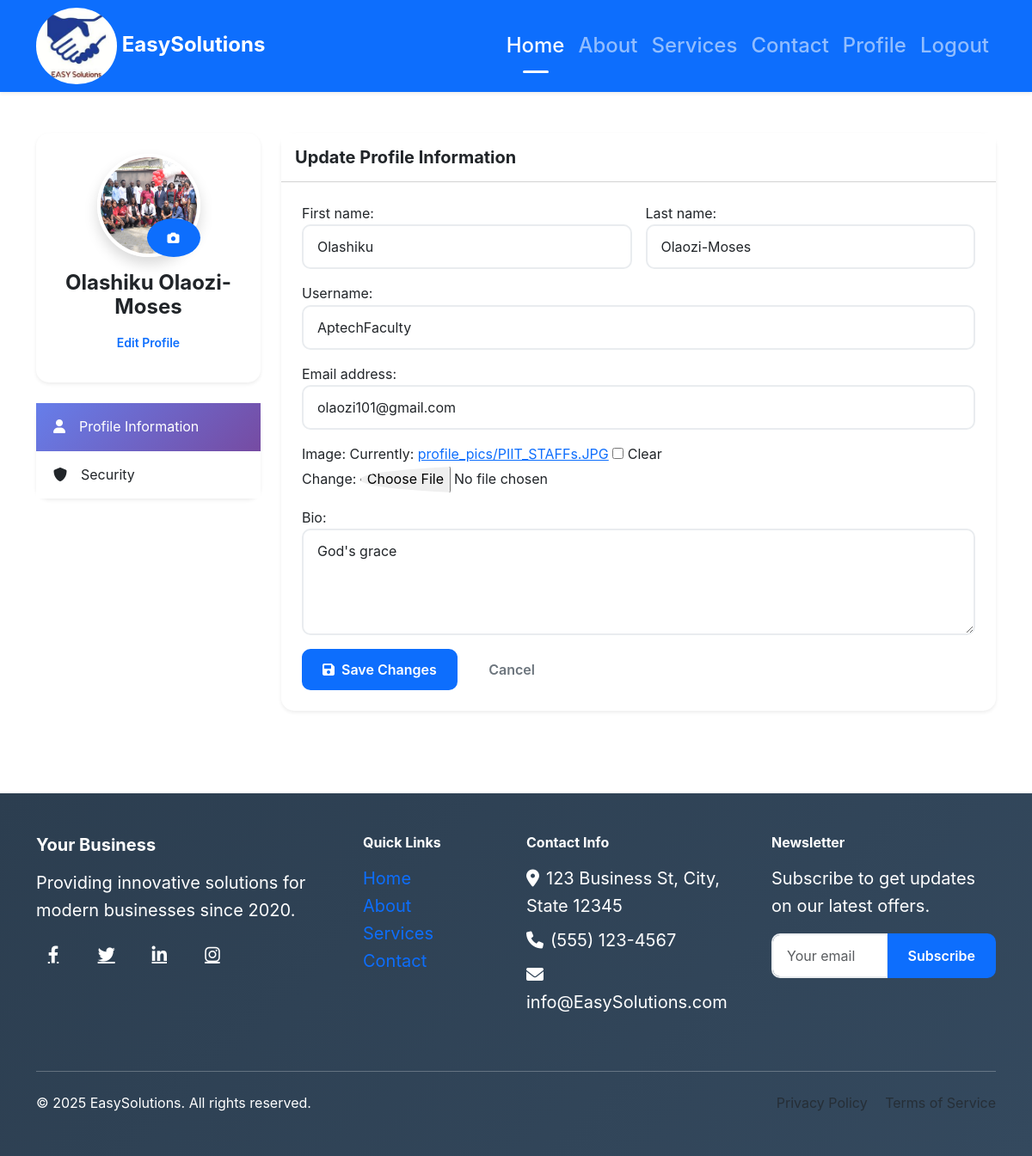
Page /accounts/profile/ (signed in) on the committed database.
### accounts/models.py (models this page shows, shortened)
class Profile(models.Model):
    user = models.OneToOneField(User, on_delete=models.CASCADE)
    image = models.ImageField(upload_to='profile_pics/', blank=True, null=True)
    bio = models.TextField(blank=True)
    newsletter_subscribed = models.BooleanField(default=False)

### accounts/views.py (the view)
# urls.py: path('profile/', views.profile_view, name='profile'),
@login_required
def profile_view(request):
    user =request.user
    profile = user.profile
    if request.method == 'POST':
        u_form = UserUpdateForm(request.POST, instance=user)
        p_form = ProfileUpdateForm(request.POST, request.FILES, instance=profile)
        if u_form.is_valid() and p_form.is_valid():
            u_form.save()
            p_form.save()
            messages.success(request, "Your profile has been updated successfully ✅")
            return redirect('profile')
    else:
        u_form = UserUpdateForm(instance=user)
        p_form = ProfileUpdateForm(instance=profile)
    context = {
        'u_form': u_form,
        'p_form': p_form
    }
    return render(request, 'accounts/profile_page.html', context)

### accounts/forms.py
class UserUpdateForm(forms.ModelForm):
    class Meta:
        model = User
        fields = ['username', 'first_name', 'last_name', 'email']
        widgets = {}
        for field in fields:
            widgets.update({field: forms.TextInput(attrs={'class':'form-control'})})

class ProfileUpdateForm(forms.ModelForm):
    class Meta:
        model = Profile
        fields = ['image', 'bio']
        widgets = {
            'image': forms.ClearableFileInput(
                attrs={
                        'class': 'rounded-circle',}
                        ),
            'bio': forms.Textarea(
                attrs={
                        'id': 'profileBio',
                        'rows': 4,
                        'class': 'form-control',}
                        )
        }

### templates/accounts/profile_page.html (shortened to what this page needs)
{% extends "base.html" %}
{% load static %}
{% block main %}
   <section class="py-5">
    <div class="container">
      <div class="row">
        <div class="col-lg-3 mb-4">
          <div class="card border-0 shadow-sm">
            <div class="card-body text-center p-4">
              <div class="profile-avatar mb-3">
                {% if p_form.instance.image %}
                  <img src="{{p_form.instance.image.url}}" class="rounded-circle"
                 alt="Profile Picture" width="120" height="120">
                {% else %}
                   <img src="{% static 'images/default_profile.png' %}" class="rounded-circle"
                 alt="Profile Picture" width="120" height="120">
                {% endif %}
                <button class="btn btn-sm btn-primary position-absolute bottom-0 end-0 rounded-circle">
                  <i class="fas fa-camera"></i>
                </button>
              </div>
              <h4 class="fw-bold mb-1">{{request.user.get_full_name|default:request.user.username}}</h4>
              <div class="d-grid">
                  <button class="btn btn-outline-primary btn-sm">Edit Profile</button>
              </div>
            </div>
          </div>
          <div class="card border-0 shadow-sm mt-4">
              <div class="card-body p-0">
                  <div class="list-group list-group-flush">
                      <a href="#profile-info" class="list-group-item list-group-item-action active" data-bs-toggle="pill">
                          <i class="fas fa-user me-3"></i>Profile Information
                      </a>
                      <a href="#security" class="list-group-item list-group-item-action" data-bs-toggle="pill">
                          <i class="fas fa-shield-alt me-3"></i>Security
                      </a>
                  </div>
              </div>
          </div>
        </div>
                <div class="col-lg-9">
                    <div class="tab-content">
                        <div class="tab-pane fade show active" id="profile-info">
                            <div class="card border-0 shadow-sm">
                                <div class="card-header bg-white py-3">
                                    <h5 class="mb-0 fw-bold">Update Profile Information</h5>
                                </div>
                                <div class="card-body p-4">
                                    <form id="profileForm" method="post" enctype="multipart/form-data">
                                      <div class="row g-3">
                                          <div class="col-md-6">
                                              {{u_form.first_name.label_tag}}
                                              {{u_form.first_name}}
                                          </div>
                                          <div class="col-md-6">
                                               {{u_form.last_name.label_tag}}
                                              {{u_form.last_name}}
                                          </div>
                                          <div class="col-12">
                                               {{u_form.username.label_tag}}
                                              {{u_form.username}}
                                          </div>
                                          <div class="col-12">
                                               {{u_form.email.label_tag}}
                                              {{u_form.email}}
                                          </div>
                                          <div class="col-12">
                                             {{p_form.image.label_tag}}
                                              {{p_form.image}}
                                          </div>
                                          <div class="col-12">
                                             {{p_form.bio.label_tag}}
                                              {{p_form.bio}}
                                          </div>
                                          <div class="col-12">
                                              <button type="submit" class="btn btn-primary">
                                                  <i class="fas fa-save me-2"></i>Save Changes
                                              </button>
                                              <button type="button" class="btn btn-outline-secondary ms-2">Cancel</button>
                                          </div>
                                        </div>
                                    </form>
                                </div>
                            </div>
                        </div>
                    </div>
                </div>
      </div>
    </div>
   </section>
{% endblock main %}

### templates/base.html (shortened to what this page needs)
<!DOCTYPE html>
{% load static %}
<html lang="en">
<head>
    <link href="https://cdn.jsdelivr.net/npm/bootstrap@5.3.0/dist/css/bootstrap.min.css" rel="stylesheet">
    <link href="https://cdnjs.cloudflare.com/ajax/libs/font-awesome/6.0.0/css/all.min.css" rel="stylesheet">
    <link href="{% static 'css/styles.css' %}" rel="stylesheet">
</head>
<body>
    {% include "includes/navbar.html" %}
    {% block main %}{% endblock main %}
    {% include "includes/footer.html" %}
</body>
</html>

### templates/includes/navbar.html (shortened to what this page needs)
{% load static %}
    <nav class="navbar navbar-expand-lg navbar-dark bg-primary position: sticky; top: 0; py-1 fs-4">
        <div class="container d-flex justify-content-evenly align-items-center">
            <a class="navbar-brand fw-bold fs-4" href="{% url 'home' %}">
                <img  class="w-25 h-25 rounded-circle" src="{% static 'images/logo.jpeg' %}" alt="logo.jpeg"> EasySolutions
            </a>
            <div class="collapse navbar-collapse" id="navbarNav">
                <ul class="navbar-nav ms-auto d-flex justify-content-evenly align-items-center">
                    <li class="nav-item">
                        <a class="nav-link active" href="{% url 'home' %}">Home</a>
                    </li>
                    <li class="nav-item">
                        <a class="nav-link" href="{% url 'about' %}">About</a>
                    </li>
                    <li class="nav-item">
                        <a class="nav-link" href="{% url 'service' %}">Services</a>
                    </li>
                    <li class="nav-item">
                        <a class="nav-link" href="{% url 'contact' %}">Contact</a>
                    </li>
                    {% if user.is_authenticated %}
                        <li class="nav-item">
                            <a class="nav-link" href="{% url 'profile' %}">Profile</a>
                        </li>
                        <li class="nav-item">
                            <a class="nav-link" href="{% url "logout" %}">Logout</a>
                        </li>
                    {% endif %}
                </ul>
            </div>
        </div>
    </nav>

### templates/includes/footer.html
{% load static %}
    <footer class="bg-dark text-white py-5 mt-5">
        <div class="container">
            <div class="row fs-5">
                <div class="col-lg-4 mb-4 text-white">
                    <h5 class="fw-bold mb-3">Your Business</h5>
                    <p class="">Providing innovative solutions for modern businesses since 2020.</p>
                    <div class="social-links">
                        <a href="#" class="text-white me-3"><i class="fab fa-facebook-f"></i></a>
                        <a href="#" class="text-white me-3"><i class="fab fa-twitter"></i></a>
                        <a href="#" class="text-white me-3"><i class="fab fa-linkedin-in"></i></a>
                        <a href="#" class="text-white"><i class="fab fa-instagram"></i></a>
                    </div>
                </div>
                <div class="col-lg-2 col-md-6 mb-4">
                    <h6 class="fw-bold mb-3">Quick Links</h6>
                    <ul class="list-unstyled">
                        <li><a href="{% url 'home' %}" class=" text-primary text-decoration-none">Home</a></li>
                        <li><a href="{% url 'about' %}" class=" text-primary text-decoration-none">About</a></li>
                        <li><a href="{% url 'service' %}" class=" text-primary text-decoration-none">Services</a></li>
                        <li><a href="{% url 'contact' %}" class=" text-primary text-decoration-none">Contact</a></li>
                    </ul>
                </div>
                <div class="col-lg-3 col-md-6 mb-4 text-white">
                    <h6 class="fw-bold mb-3">Contact Info</h6>
                    <p class=" mb-2"><i class="fas fa-map-marker-alt me-2"></i>123 Business St, City, State 12345</p>
                    <p class="mb-2"><i class="fas fa-phone me-2"></i>(555) 123-4567</p>
                    <p class=""><i class="fas fa-envelope me-2"></i>info@EasySolutions.com</p>
                </div>
                <div class="col-lg-3 mb-4 text-white">
                    <h6 class="fw-bold mb-3">Newsletter</h6>
                    <p class="mb-3">Subscribe to get updates on our latest offers.</p>
                    <div class="input-group">
                        <input type="email" class="form-control" placeholder="Your email">
                        <button class="btn btn-primary" type="button">Subscribe</button>
                    </div>
                </div>
            </div>
            <hr class="my-4">
            <div class="row align-items-center">
                <div class="col-md-6 text-white">
                    <p class="text-white mb-0">&copy; 2025 EasySolutions. All rights reserved.</p>
                </div>
                <div class="col-md-6 text-md-end">
                    <a href="#" class="text-muted text-decoration-none me-3">Privacy Policy</a>
                    <a href="#" class="text-muted text-decoration-none">Terms of Service</a>
                </div>
            </div>
        </div>
    </footer>

### static/css/styles.css (style rules this page uses)
:root { --primary-color: #0d6efd; --secondary-color: #6c757d; --success-color: #198754; --info-color: #0dcaf0; --warning-color: #ffc107; --danger-color: #dc3545; --light-color: #f8f9fa; --dark-color: #212529; --gradient-primary: linear-gradient(135deg, #667eea 0%, #764ba2 100%); --gradient-secondary: linear-gradient(135deg, #f093fb 0%, #f5576c 100%); --shadow-sm: 0 0.125rem 0.25rem rgba(0, 0, 0, 0.075); --shadow: 0 0.5rem 1rem rgba(0, 0, 0, 0.15); --shadow-lg: 0 1rem 3rem rgba(0, 0, 0, 0.175); }
body { font-family: 'Inter', -apple-system, BlinkMacSystemFont, 'Segoe UI', Roboto, sans-serif; line-height: 1.6; color: var(--dark-color); }
html { scroll-behavior: smooth; }
.navbar { backdrop-filter: blur(10px); box-shadow: var(--shadow-sm); transition: all 0.3s ease; }
.navbar-brand { font-weight: 700; font-size: 1.5rem; }
.nav-link { font-weight: 500; transition: all 0.3s ease; position: relative; }
.nav-link.active::after { content: ''; position: absolute; bottom: -5px; left: 50%; transform: translateX(-50%); width: 30px; height: 3px; background: #fff; border-radius: 2px; }
.card { border: none; border-radius: 15px; transition: all 0.3s ease; }
.form-control, .form-select { border-radius: 10px; border: 2px solid #e9ecef; padding: 12px 16px; transition: all 0.3s ease; }
.btn { border-radius: 10px; padding: 12px 24px; font-weight: 600; transition: all 0.3s ease; border: none; }
.profile-avatar { position: relative; display: inline-block; }
.profile-avatar img { object-fit: cover; border: 4px solid #fff; box-shadow: var(--shadow); }
.list-group-item { border: none; padding: 15px 20px; transition: all 0.3s ease; }
.list-group-item.active { background: var(--gradient-primary); border-color: transparent; }
.tab-pane { animation: fadeIn 0.5s ease-out; }
.social-links a { display: inline-flex; align-items: center; justify-content: center; width: 40px; height: 40px; border-radius: 50%; transition: all 0.3s ease; }
footer { background: linear-gradient(135deg, #2c3e50 0%, #34495e 100%) !important; }

### rows in the picture
Profile: instance.image (picture), bio "God's grace"

### other values in the picture
{{ request.user.get_full_name|default:request.user.username }} "Olashiku Olaozi-Moses"
{{ u_form.first_name.label_tag }} "First name:"
{{ u_form.last_name.label_tag }} "Last name:"
{{ u_form.username.label_tag }} "Username:"
{{ u_form.email.label_tag }} "Email address:"
{{ p_form.image.label_tag }} "Image:"
{{ p_form.bio.label_tag }} "Bio:"
